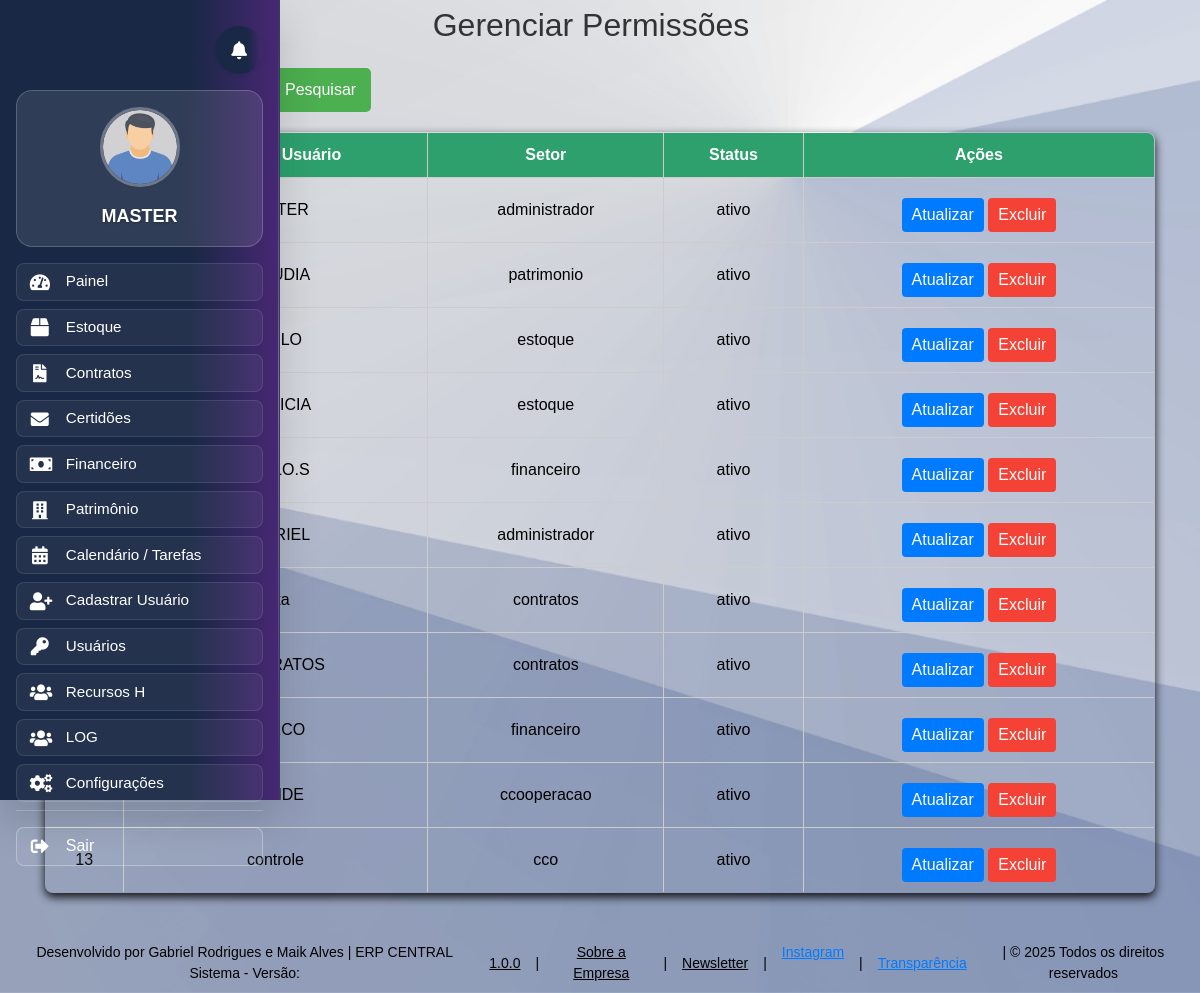
/gerenciarpermissao.php (signed in), run on an earlier commit of the app's database.
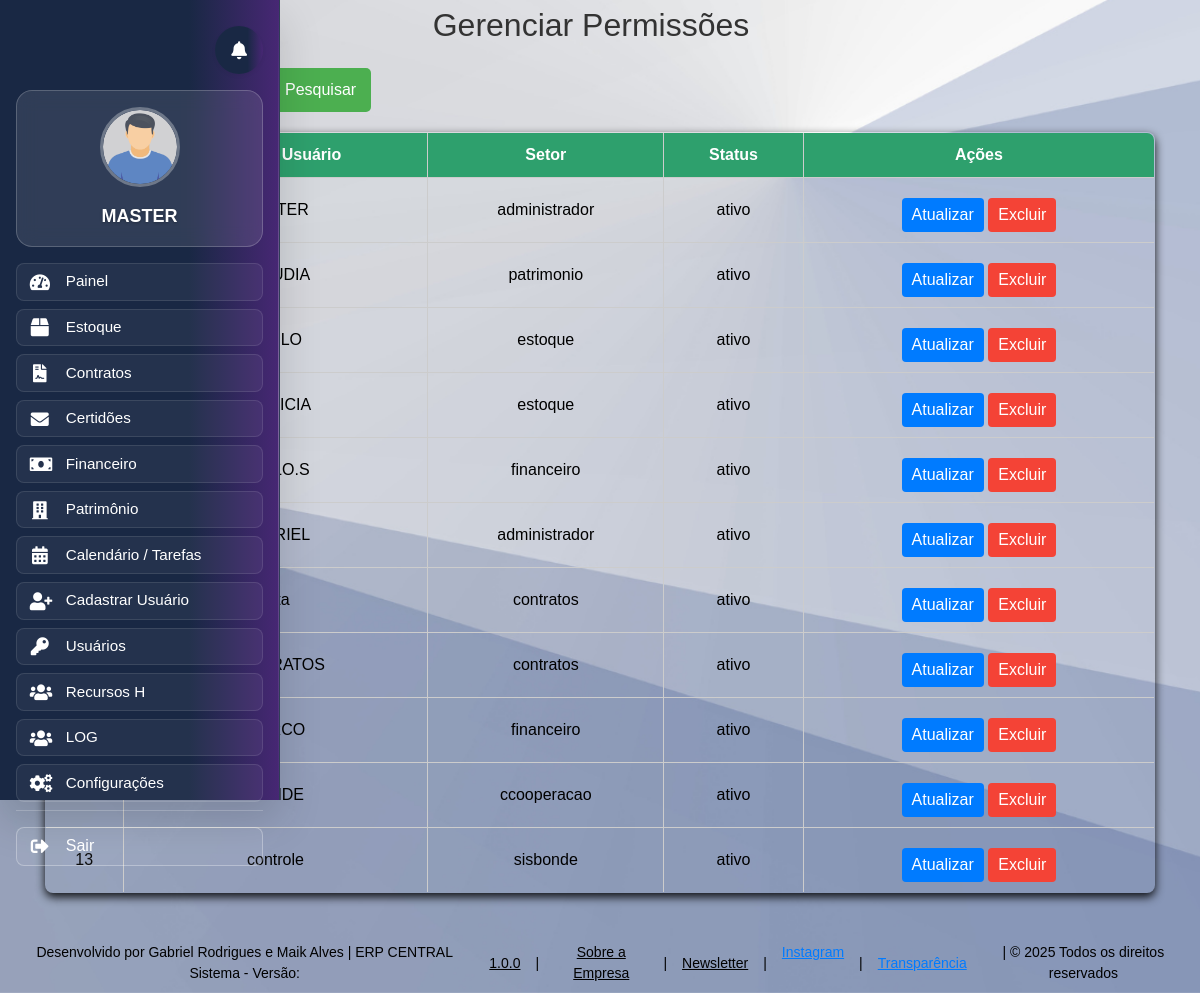
And on a later commit of the database.
### tables this page shows
CREATE TABLE `usuario` (
  `id` int(11) NOT NULL,
  `username` varchar(50) NOT NULL,
  `senha` varchar(255) NOT NULL,
  `matricula` varchar(20) NOT NULL,
  `email` varchar(100) NOT NULL,
  `setor` enum('administrador','estoque','patrimonio','financeiro','contratos','ccooperacao','sisbonde') NOT NULL,
  `cargo` varchar(50) NOT NULL,
  `situacao` enum('ativo','inativo') DEFAULT 'ativo',
  `foto` varchar(255) DEFAULT 'default.png',
  `primeira_vez` tinyint(1) DEFAULT 1,
  `tempo_registro` datetime DEFAULT NULL
);

### gerenciarpermissao.php (the view, shortened to what this page needs)
<?php
include 'banco.php';
include 'header.php';
$search_query = isset($_GET['search']) ? $con->real_escape_string($_GET['search']) : '';
$query = "SELECT id, username, setor, situacao FROM usuario";
$usuarios = $con->query($query);
?>
<!DOCTYPE html>
<html lang="pt-br">
<head>
    <link rel="stylesheet" href="src/style/style.css">
</head>
<body>
    <h2>Gerenciar Permissões</h2>
<div class="container">
        <form class="container1" method="GET" action="gerenciarpermissao.php">
            <input type="text" name="search" placeholder="Pesquisar por nome..." value="<?php echo htmlspecialchars($search_query); ?>">
            <button class="btn1" type="submit">Pesquisar</button>
        </form>
        <table>
            <thead>
                <tr>
                    <th>ID</th>
                    <th>Nome de Usuário</th>
                    <th>Setor</th>
                    <th>Status</th>
                    <th>Ações</th>
                </tr>
            </thead>
            <tbody>
                <?php if ($usuarios && $usuarios->num_rows > 0): ?>
                    <?php while ($usuario = $usuarios->fetch_assoc()): ?>
                        <tr>
                            <td><?php echo htmlspecialchars($usuario['id']); ?></td>
                            <td><?php echo htmlspecialchars($usuario['username']); ?></td>
                            <td><?php echo htmlspecialchars($usuario['setor']); ?></td>
                            <td><?php echo htmlspecialchars($usuario['situacao']); ?></td>
                            <td>
                                <button class="btn btn-update" onclick="openModal(
                                    <?php echo $usuario['id']; ?>,
                                    '<?php echo htmlspecialchars($usuario['username']); ?>',
                                    '<?php echo htmlspecialchars($usuario['setor']); ?>',
                                    '<?php echo htmlspecialchars($usuario['situacao']); ?>'
                                )">
                                    Atualizar
                                </button>
                                <button class="btn btn-delete" onclick="openDeleteModal(<?php echo $usuario['id']; ?>)">Excluir</button>
                            </td>
                        </tr>
                    <?php endwhile; ?>
                <?php else: ?>
                    <tr>
                        <td colspan="5">Nenhum usuário encontrado.</td>
                    </tr>
                <?php endif; ?>
            </tbody>
        </table>
</div>
</body>
</html>
<?php include 'footer.php'; ?>

What changed in the data, as far as the page shows it:
changed usuario "controle": setor "cco" → "sisbonde"
